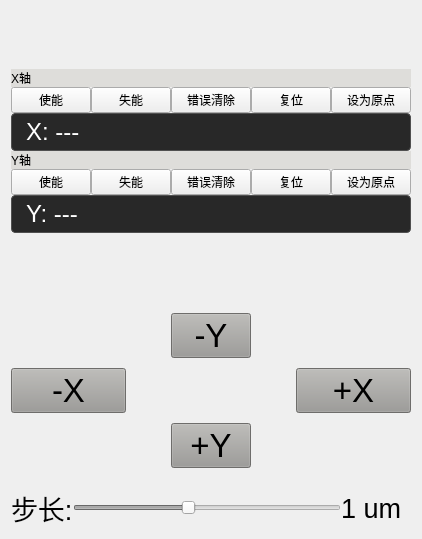
         <widget class="QWidget" name="widget_4" native="true">
          <property name="styleSheet">
           <string notr="true">/* 只作用于 objectName=&quot;frameContainer&quot; 的那个 Widget */
QWidget#widget_4{
    border: 5px solid #D3D3D3;
    border-radius: 15px;
    /* 如果要保持原背景，记得加上透明或者原色 */
    background-color: rgb(222, 221, 218);
}</string>
          </property>
          <layout class="QVBoxLayout" name="verticalLayout">
           <property name="spacing">
            <number>0</number>
           </property>
           <property name="topMargin">
            <number>9</number>
           </property>
           <item>
            <spacer name="verticalSpacer_12">
             <property name="orientation">
              <enum>Qt::Vertical</enum>
             </property>
             <property name="sizeType">
              <enum>QSizePolicy::Fixed</enum>
             </property>
             <property name="sizeHint" stdset="0">
              <size>
               <width>20</width>
               <height>60</height>
              </size>
             </property>
            </spacer>
           </item>
           <item>
            <widget class="QLabel" name="label_35">
             <property name="styleSheet">
              <string notr="true">background-color: rgb(222, 221, 218);</string>
             </property>
             <property name="text">
              <string>X轴</string>
             </property>
            </widget>
           </item>
           <item>
            <layout class="QHBoxLayout" name="horizontalLayout_22">
             <item>
              <widget class="QPushButton" name="pushButton_enable">
               <property name="text">
                <string>使能</string>
               </property>
              </widget>
             </item>
             <item>
              <widget class="QPushButton" name="pushButton_disable">
               <property name="text">
                <string>失能</string>
               </property>
              </widget>
             </item>
             <item>
              <widget class="QPushButton" name="pushButton_errorClear">
               <property name="text">
                <string>错误清除</string>
               </property>
              </widget>
             </item>
             <item>
              <widget class="QPushButton" name="pushButton_reset">
               <property name="text">
                <string>复位</string>
               </property>
              </widget>
             </item>
             <item>
              <widget class="QPushButton" name="btn_origin_x">
               <property name="text">
                <string>设为原点</string>
               </property>
              </widget>
             </item>
            </layout>
           </item>
           <item>
            <widget class="QLabel" name="lbl_pos_x">
             <property name="styleSheet">
              <string notr="true">background-color: rgb(40, 40, 40); color: white; border: 1px solid rgb(80, 80, 80); border-radius: 4px; padding: 4px 8px;</string>
             </property>
             <property name="font">
              <font>
               <pointsize>18</pointsize>
              </font>
             </property>
             <property name="text">
              <string>X: ---</string>
             </property>
            </widget>
           </item>
           <item>
            <widget class="QLabel" name="label_36">
             <property name="styleSheet">
              <string notr="true">background-color: rgb(222, 221, 218);</string>
             </property>
             <property name="text">
              <string>Y轴</string>
             </property>
            </widget>
           </item>
           <item>
            <layout class="QHBoxLayout" name="horizontalLayout_21">
             <item>
              <widget class="QPushButton" name="pushButton_7">
               <property name="text">
                <string>使能</string>
               </property>
              </widget>
             </item>
             <item>
              <widget class="QPushButton" name="pushButton_8">
               <property name="text">
                <string>失能</string>
               </property>
              </widget>
             </item>
             <item>
              <widget class="QPushButton" name="pushButton_9">
               <property name="text">
                <string>错误清除</string>
               </property>
              </widget>
             </item>
             <item>
              <widget class="QPushButton" name="pushButton_10">
               <property name="text">
                <string>复位</string>
               </property>
              </widget>
             </item>
             <item>
              <widget class="QPushButton" name="btn_origin_y">
               <property name="text">
                <string>设为原点</string>
               </property>
              </widget>
             </item>
            </layout>
           </item>
           <item>
            <widget class="QLabel" name="lbl_pos_y">
             <property name="styleSheet">
              <string notr="true">background-color: rgb(40, 40, 40); color: white; border: 1px solid rgb(80, 80, 80); border-radius: 4px; padding: 4px 8px;</string>
             </property>
             <property name="font">
              <font>
               <pointsize>18</pointsize>
              </font>
             </property>
             <property name="text">
              <string>Y: ---</string>
             </property>
            </widget>
           </item>
           <item>
            <spacer name="verticalSpacer_4">
             <property name="orientation">
              <enum>Qt::Vertical</enum>
             </property>
             <property name="sizeType">
              <enum>QSizePolicy::Fixed</enum>
             </property>
             <property name="sizeHint" stdset="0">
              <size>
               <width>20</width>
               <height>80</height>
              </size>
             </property>
            </spacer>
           </item>
           <item>
            <layout class="QHBoxLayout" name="horizontalLayout_4">
             <property name="bottomMargin">
              <number>10</number>
             </property>
             <item>
              <spacer name="horizontalSpacer">
               <property name="orientation">
                <enum>Qt::Horizontal</enum>
               </property>
               <property name="sizeHint" stdset="0">
                <size>
                 <width>40</width>
                 <height>20</height>
                </size>
               </property>
              </spacer>
             </item>
             <item>
              <widget class="QPushButton" name="pushButton_2">
               <property name="enabled">
                <bool>true</bool>
               </property>
               <property name="sizePolicy">
                <sizepolicy hsizetype="Minimum" vsizetype="Fixed">
                 <horstretch>0</horstretch>
                 <verstretch>0</verstretch>
                </sizepolicy>
               </property>
               <property name="font">
                <font>
                 <pointsize>25</pointsize>
                </font>
               </property>
               <property name="styleSheet">
                <string notr="true">background-color: rgb(154, 153, 150);</string>
               </property>
               <property name="text">
                <string>-Y</string>
               </property>
              </widget>
             </item>
             <item>
              <spacer name="horizontalSpacer_2">
               <property name="orientation">
                <enum>Qt::Horizontal</enum>
               </property>
               <property name="sizeHint" stdset="0">
                <size>
                 <width>40</width>
                 <height>20</height>
                </size>
               </property>
              </spacer>
             </item>
            </layout>
           </item>
           <item>
            <layout class="QHBoxLayout" name="horizontalLayout_3">
             <property name="spacing">
              <number>20</number>
             </property>
             <property name="bottomMargin">
              <number>10</number>
             </property>
             <item>
              <widget class="QPushButton" name="pushButton_4">
               <property name="sizePolicy">
                <sizepolicy hsizetype="Minimum" vsizetype="Fixed">
                 <horstretch>0</horstretch>
                 <verstretch>0</verstretch>
                </sizepolicy>
               </property>
               <property name="font">
                <font>
                 <pointsize>25</pointsize>
                </font>
               </property>
               <property name="styleSheet">
                <string notr="true">background-color: rgb(154, 153, 150);</string>
               </property>
               <property name="text">
                <string>-X</string>
               </property>
               <property name="iconSize">
                <size>
                 <width>16</width>
                 <height>16</height>
                </size>
               </property>
              </widget>
             </item>
             <item>
              <spacer name="horizontalSpacer_3">
               <property name="orientation">
                <enum>Qt::Horizontal</enum>
               </property>
               <property name="sizeType">
                <enum>QSizePolicy::Fixed</enum>
               </property>
               <property name="sizeHint" stdset="0">
                <size>
                 <width>150</width>
                 <height>40</height>
                </size>
               </property>
              </spacer>
             </item>
             <item>
              <widget class="QPushButton" name="pushButton">
               <property name="sizePolicy">
                <sizepolicy hsizetype="Minimum" vsizetype="Fixed">
                 <horstretch>0</horstretch>
                 <verstretch>0</verstretch>
                </sizepolicy>
               </property>
               <property name="font">
                <font>
                 <pointsize>25</pointsize>
                </font>
               </property>
               <property name="styleSheet">
                <string notr="true">background-color: rgb(154, 153, 150);</string>
               </property>
               <property name="text">
                <string>+X</string>
               </property>
               <property name="iconSize">
                <size>
                 <width>16</width>
                 <height>16</height>
                </size>
               </property>
              </widget>
             </item>
            </layout>
           </item>
           <item>
            <layout class="QHBoxLayout" name="horizontalLayout_5">
             <item>
              <spacer name="horizontalSpacer_6">
               <property name="orientation">
                <enum>Qt::Horizontal</enum>
               </property>
               <property name="sizeHint" stdset="0">
                <size>
                 <width>100</width>
                 <height>20</height>
                </size>
               </property>
              </spacer>
             </item>
             <item>
              <widget class="QPushButton" name="pushButton_3">
               <property name="enabled">
                <bool>true</bool>
               </property>
               <property name="sizePolicy">
                <sizepolicy hsizetype="Minimum" vsizetype="Fixed">
                 <horstretch>0</horstretch>
                 <verstretch>0</verstretch>
                </sizepolicy>
               </property>
               <property name="font">
                <font>
                 <pointsize>25</pointsize>
                </font>
               </property>
               <property name="styleSheet">
                <string notr="true">background-color: rgb(154, 153, 150);</string>
               </property>
               <property name="text">
                <string>+Y</string>
               </property>
              </widget>
             </item>
             <item>
              <spacer name="horizontalSpacer_7">
               <property name="orientation">
                <enum>Qt::Horizontal</enum>
               </property>
               <property name="sizeHint" stdset="0">
                <size>
                 <width>100</width>
                 <height>20</height>
                </size>
               </property>
              </spacer>
             </item>
            </layout>
           </item>
           <item>
            <spacer name="verticalSpacer_2">
             <property name="orientation">
              <enum>Qt::Vertical</enum>
             </property>
             <property name="sizeType">
              <enum>QSizePolicy::Fixed</enum>
             </property>
             <property name="sizeHint" stdset="0">
              <size>
               <width>20</width>
               <height>20</height>
              </size>
             </property>
            </spacer>
           </item>
           <item>
            <layout class="QHBoxLayout" name="horizontalLayout_dist_xy">
             <item>
              <widget class="QLabel" name="label_dist_xy">
               <property name="font">
                <font>
                 <pointsize>20</pointsize>
                </font>
               </property>
               <property name="text">
                <string>步长:</string>
               </property>
              </widget>
             </item>
             <item>
              <widget class="QSlider" name="slider_dist_xy">
               <property name="enabled">
                <bool>false</bool>
               </property>
               <property name="minimum">
                <number>0</number>
               </property>
               <property name="maximum">
                <number>7</number>
               </property>
               <property name="value">
                <number>3</number>
               </property>
               <property name="orientation">
                <enum>Qt::Horizontal</enum>
               </property>
              </widget>
             </item>
             <item>
              <widget class="QLabel" name="label_dist_xy_val">
               <property name="font">
                <font>
                 <pointsize>20</pointsize>
                </font>
               </property>
               <property name="text">
                <string>1 um</string>
               </property>
               <property name="minimumSize">
                <size>
                 <width>70</width>
                 <height>0</height>
                </size>
               </property>
              </widget>
             </item>
            </layout>
           </item>
          </layout>
         </widget>
